Frame 1 (no input): blank canvas, image omitted
Frame 60 (no input): blank canvas, image omitted
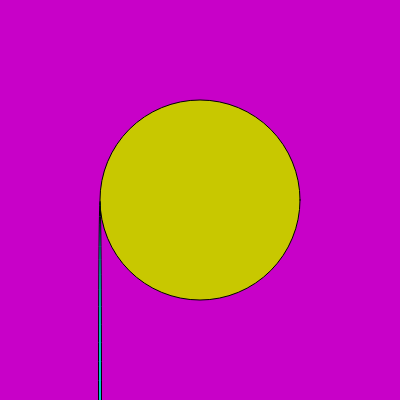
Frame 120 (the mouse pressed at the canvas centre since frame 60)

The p5.js sketch whose frames 1 and 60 were blank and that drew this single picture after the mouse press (run headless with seeded random() and noise() and a simulated clock; from frame 60 on, the mouse is pressed at the canvas centre):

// p5.js sketch
// ── sketch.js
function setup() {
  let sizew = 400;
  let sizeh = 400;
  createCanvas(sizew, sizeh);
}

function draw() {
  //Valuse
  print("background Valuses "+mouseX, mouseY/mouseX, mouseY);
  //Function
  background(mouseX, mouseY/mouseX, mouseY);
  //Valuse
  print("fill Valuses " + mouseX, mouseY);
   //Function
  fill(mouseX, mouseY, 0);
  //Valuse
  print( "ellipse Valuse "+mouseX, mouseY, pmouseX, pmouseY);
   //Function
  ellipse(mouseX, mouseY, pmouseX, pmouseY);
  //Valuse
  print("fill Valuses " + mouseX, mouseY);
   //Function
  fill(0, mouseY, mouseX);
  //Valuse
  print( "ellipse Valuse "+mouseX/2, mouseY*2, pmouseX-pmouseY+3, pmouseY+pmouseX-3);
   //Function
  ellipse(mouseX/2, mouseY*2, pmouseX-pmouseY+3, pmouseY+pmouseX-3);
}
